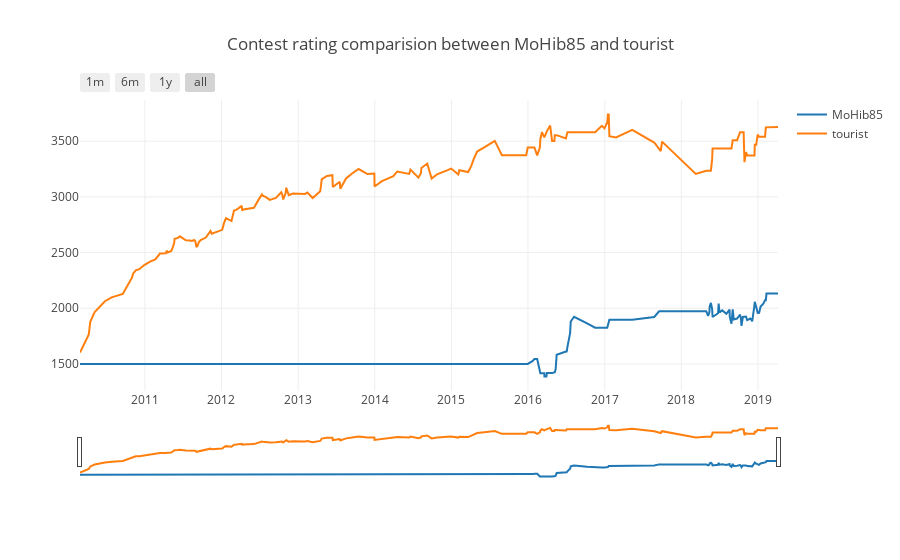

The notebook cell saved with this chart:
### Code cell
plot_two_rating('MoHib85','tourist')

### Figure 1 — Plotly figure (JSON) as saved in the notebook; plotly's stock layout.template omitted (floating-point values rounded to 4 significant figures; data arrays with more than 128 entries replaced by an {"elided": "..."} marker saying what was removed)
{"data": [{"hoverinfo": "text", "name": "MoHib85", "text": {"elided": "191 str values"}, "type": "scatter", "uid": "d67a4e13-d99b-4979-91f7-ef37c80b38ac", "x": {"elided": "191 str values"}, "y": {"elided": "191 int values"}}, {"hoverinfo": "text", "name": "tourist", "text": {"elided": "191 str values"}, "type": "scatter", "uid": "90485715-3d20-4968-9b31-1e9f942ecc33", "x": {"elided": "191 str values"}, "y": {"elided": "191 int values"}}], "layout": {"title": {"text": "Contest rating comparision between MoHib85 and tourist"}, "xaxis": {"rangeselector": {"buttons": [{"count": 1, "label": "1m", "step": "month", "stepmode": "backward"}, {"count": 6, "label": "6m", "step": "month", "stepmode": "backward"}, {"count": 1, "label": "1y", "step": "year", "stepmode": "backward"}, {"step": "all"}]}, "rangeslider": {"visible": true}, "type": "date"}}}
